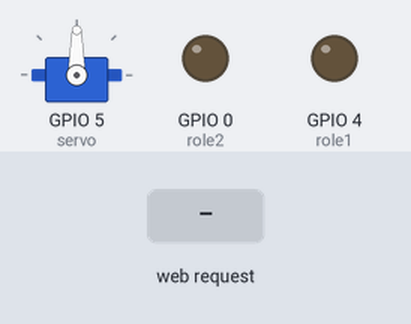
This sketch was run on a simulated ESP8266 (NodeMCU). On the bench: servo, output pins drawn as LEDs (lit = HIGH). The inputs (shaded band) are chosen by the test bench. WiFi joins after 1.5 s; servers stay silent unless stated; what the sketch prints to the serial monitor is not drawn.

Above: at 2.7 s.
2.8 s: HTTP request GET /0/on received
At 3.3 s:
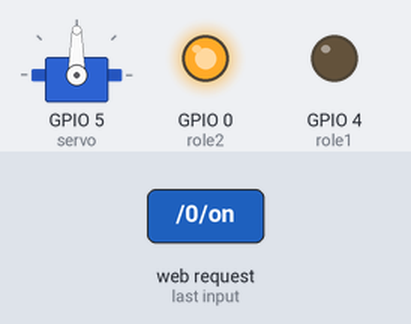
4.3 s: HTTP request GET /5/0 received
At 5.5 s:
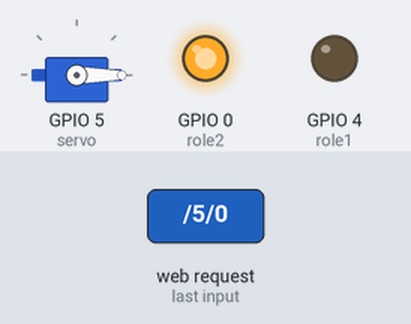
5.8 s: HTTP request GET /0/off received
At 6.8 s:
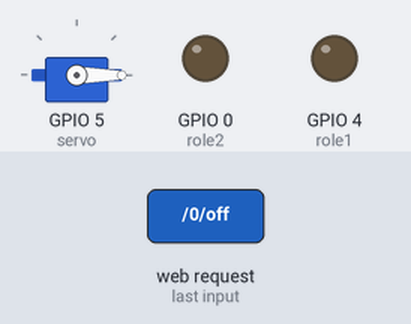
7.3 s: HTTP request GET /4/on received
At 8.0 s:
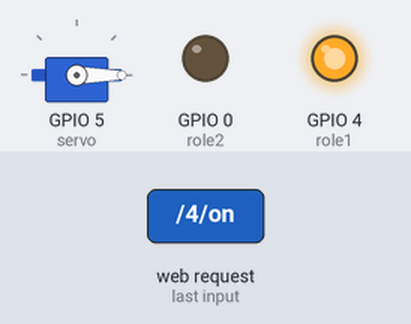
8.8 s: HTTP request GET /5/90 received
At 9.1 s:
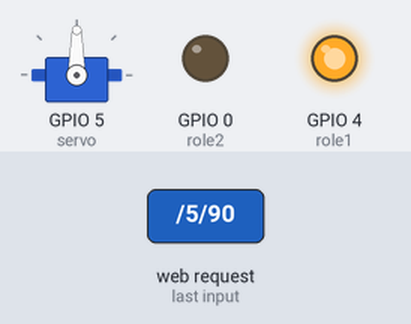
10.3 s: HTTP request GET /4/off received
At 11.4 s:
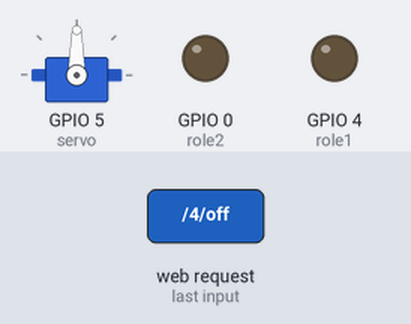
Timing chart, 0 to 12.8 s (numbered marks = the images above; inputs shaded):
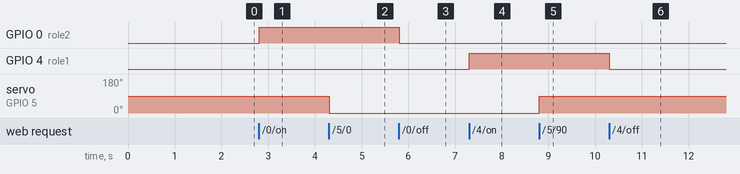

Measured:
- after the input at 2.8 s, GPIO 0 (role2): LOW → HIGH at once
- after the input at 4.3 s, servo on GPIO 5 (servo): 90° → 0° at once
- after the input at 5.8 s, GPIO 0 (role2): HIGH → LOW at once
- after the input at 7.3 s, GPIO 4 (role1): LOW → HIGH at once
- after the input at 8.8 s, servo on GPIO 5 (servo): 0° → 90° at once
- after the input at 10.3 s, GPIO 4 (role1): HIGH → LOW at once

The sketch:

nodeWiFi.ino
```cpp
#include <ESP8266WiFi.h>
#include <Servo.h>

Servo motor;

const char* ssid     = "ssid";
const char* password = "pass";

WiFiServer server(80);

String baslik;

String role2Durum="off";
String role1Durum="off";
String servoDurum="0";

#define role1 4
#define role2 0
#define servo 5
#define mesafeSensor 2
#define gazSensor A0

unsigned long anlikSure = millis();
unsigned long oncekiSure = 0;
const long asimSuresi = 2000;

void setup() {
  Serial.begin(115200);

  motor.attach(servo);

  pinMode(role2, OUTPUT);
  pinMode(role1, OUTPUT);

  Serial.print(ssid);
  Serial.println(" ağına bağlanılıyor.");
  WiFi.begin(ssid, password);
  while (WiFi.status() != WL_CONNECTED) {
    delay(500);
    Serial.print(".");
  }

  Serial.println("");
  Serial.println("Ağa bağlanıldı.");
  Serial.println("IP adresi : ");
  Serial.println(WiFi.localIP());
  server.begin();
}

void loop(){
  WiFiClient alici = server.available();

  if (alici) {
    Serial.println("Yeni bağlantı.");
    String currentLine = "";
    anlikSure = millis();
    oncekiSure = anlikSure;
    while (alici.connected() && anlikSure - oncekiSure <= asimSuresi) {
      anlikSure = millis();
      if (alici.available()) {
        char c = alici.read();
        Serial.write(c);
        baslik += c;
        if (c == '\n') {

          if (currentLine.length() == 0) {

            alici.println("HTTP/1.1 200 OK");
            alici.println("İçerik Türü : metin/html");
            alici.println();

            if (baslik.indexOf("GET /0/on") >= 0) {
              Serial.println("GPIO 0 aktif");
              role2Durum = "aktif";
              digitalWrite(role2, HIGH);
            }
            else if (baslik.indexOf("GET /0/off") >= 0) {
              Serial.println("GPIO 0 pasif");
              role2Durum = "pasif";
              digitalWrite(role2, LOW);
            }
            else if (baslik.indexOf("GET /4/on") >= 0) {
              Serial.println("GPIO 4 aktif");
              role1Durum = "aktif";
              digitalWrite(role1, HIGH);
            }
            else if (baslik.indexOf("GET /4/off") >= 0) {
              Serial.println("GPIO 4 pasif");
              role1Durum = "pasif";
              digitalWrite(role1, LOW);
            }
            else if (baslik.indexOf("GET /5/0") >= 0) {
              Serial.println("Servo 0 derece");
              servoDurum = "0";
              motor.write(0);
            }
            else if (baslik.indexOf("GET /5/90") >= 0) {
              Serial.println("Servo 90 derece");
              servoDurum = "90";
              motor.write(90);
            }
            alici.println("<!DOCTYPE html><html>");
            alici.println("<head><meta name=\"viewport\" content=\"width=device-width, initial-scale=1\">");
            alici.println("<link rel=\"icon\" href=\"data:,\">");

            alici.println("<style>html { font-family: Helvetica; display: inline-block; margin: 0px auto; text-align: center;}");
            alici.println(".button { background-color: #195B6A; border: none; color: white; padding: 16px 40px;");
            alici.println("text-decoration: none; font-size: 30px; margin: 2px; cursor: pointer;}");
            alici.println(".button2 {background-color: #77878A;}</style></head>");

            alici.println("<body><h1>ESP8266 Ev Sistemi</h1>");

            alici.println("<p>GPIO 4 " + role1Durum + " durumda</p>");

            if (role1Durum=="pasif") {
              alici.println("<p><a href=\"/4/on\"><button class=\"button\">ACIK</button></a></p>");
            } else {
              alici.println("<p><a href=\"/4/off\"><button class=\"button button2\">KAPALI</button></a></p>");
            }

            alici.println("<p>GPIO 0 " + role2Durum + " durumda</p>");

            if (role2Durum=="pasif") {
              alici.println("<p><a href=\"/0/on\"><button class=\"button\">ACIK</button></a></p>");
            } else {
              alici.println("<p><a href=\"/0/off\"><button class=\"button button2\">KAPALI</button></a></p>");
            }

            alici.println("<p>Servo " + servoDurum + " derecede</p>");

            if (servoDurum=="0") {
              alici.println("<p><a href=\"/5/90\"><button class=\"button\">0 DERECE</button></a></p>");
            }
            else if(servoDurum=="90"){
              alici.println("<p><a href=\"/5/0\"><button class=\"button\">90 DERECE</button></a></p>");
            }


            alici.println("</body></html>");

            alici.println();

           break;
          } else {
            currentLine = "";
          }
        } else if (c != '\r') {
          currentLine += c;
        }
      }
    }

    baslik = "";

    alici.stop();
    Serial.println("Bağlantı kesildi.");
    Serial.println("");
  }
}
```
